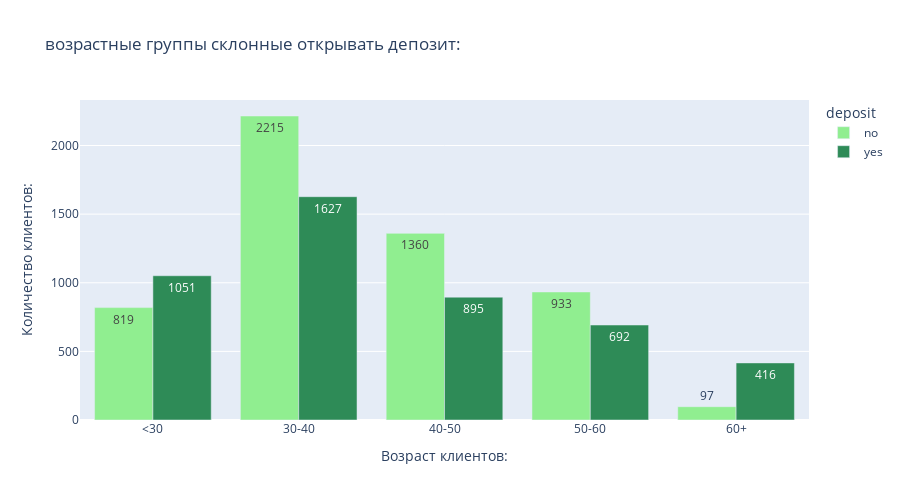

The code cell stored with this chart in its notebook:
### Code cell
pivot_age = data.pivot_table(
    index = 'AgeCategory',
    columns = 'deposit',
    values = 'campaign',    
    aggfunc = 'count')

# Построим многоуровневую столбчатую диаграмму:
fig = px.bar(pivot_age,
    barmode = 'group',
    # Заголовок графика:
    title = '''возрастные группы склонные открывать депозит:''',
    # Цвет графика:
    color_discrete_sequence = ['lightgreen', 'seagreen'],
    # Высота графика:
    height = 500,
    # Выведем количество наблюдений в каждом столбце:
    text_auto = True
    )
# Присваиваем заголовки осей координат:
fig.update_xaxes(title_text = 'Возраст клиентов:')
fig.update_yaxes(title_text = 'Количество клиентов:')

# Выводим результат на экран:
fig.show()

### Figure 1 — Plotly figure (JSON) as saved in the notebook; plotly's stock layout.template omitted (floating-point values rounded to 4 significant figures)
{"data": [{"alignmentgroup": "True", "hovertemplate": "deposit=no<br>AgeCategory=%{x}<br>value=%{y}<extra></extra>", "legendgroup": "no", "marker": {"color": "lightgreen", "pattern": {"shape": ""}}, "name": "no", "offsetgroup": "no", "orientation": "v", "showlegend": true, "textposition": "auto", "texttemplate": "%{y}", "type": "bar", "x": ["<30", "30-40", "40-50", "50-60", "60+"], "xaxis": "x", "y": [819, 2215, 1360, 933, 97], "yaxis": "y"}, {"alignmentgroup": "True", "hovertemplate": "deposit=yes<br>AgeCategory=%{x}<br>value=%{y}<extra></extra>", "legendgroup": "yes", "marker": {"color": "seagreen", "pattern": {"shape": ""}}, "name": "yes", "offsetgroup": "yes", "orientation": "v", "showlegend": true, "textposition": "auto", "texttemplate": "%{y}", "type": "bar", "x": ["<30", "30-40", "40-50", "50-60", "60+"], "xaxis": "x", "y": [1051, 1627, 895, 692, 416], "yaxis": "y"}], "layout": {"barmode": "group", "height": 500, "legend": {"title": {"text": "deposit"}, "tracegroupgap": 0}, "title": {"text": "возрастные группы склонные открывать депозит:"}, "xaxis": {"anchor": "y", "domain": [0, 1], "title": {"text": "Возраст клиентов:"}}, "yaxis": {"anchor": "x", "domain": [0, 1], "title": {"text": "Количество клиентов:"}}}}
